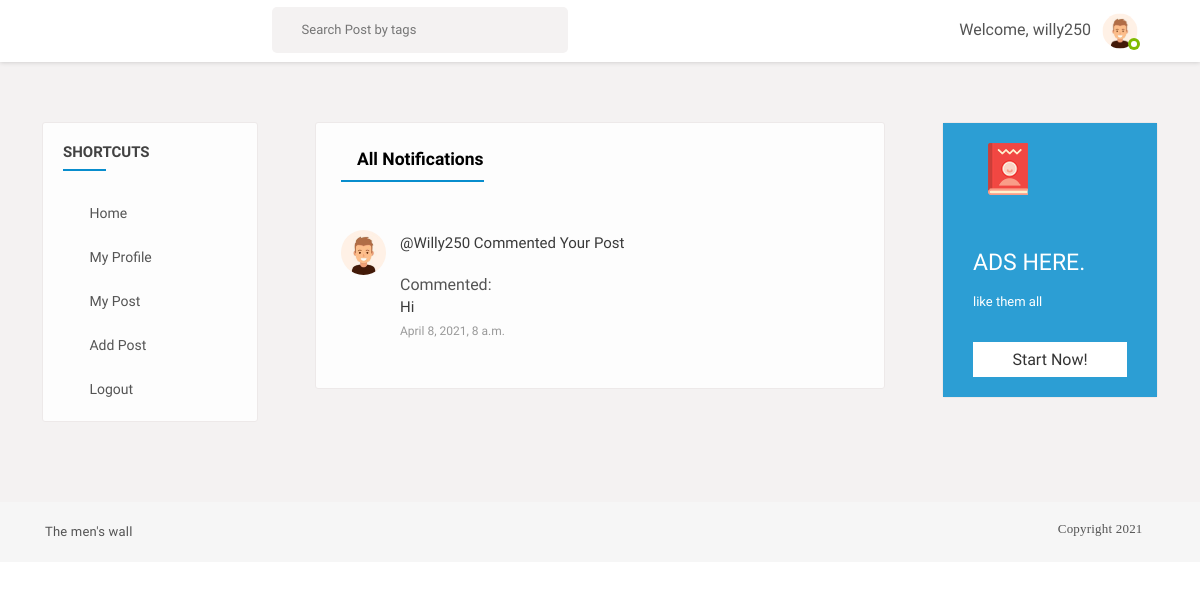
Page /notifications/ (signed in) on the earlier database version.
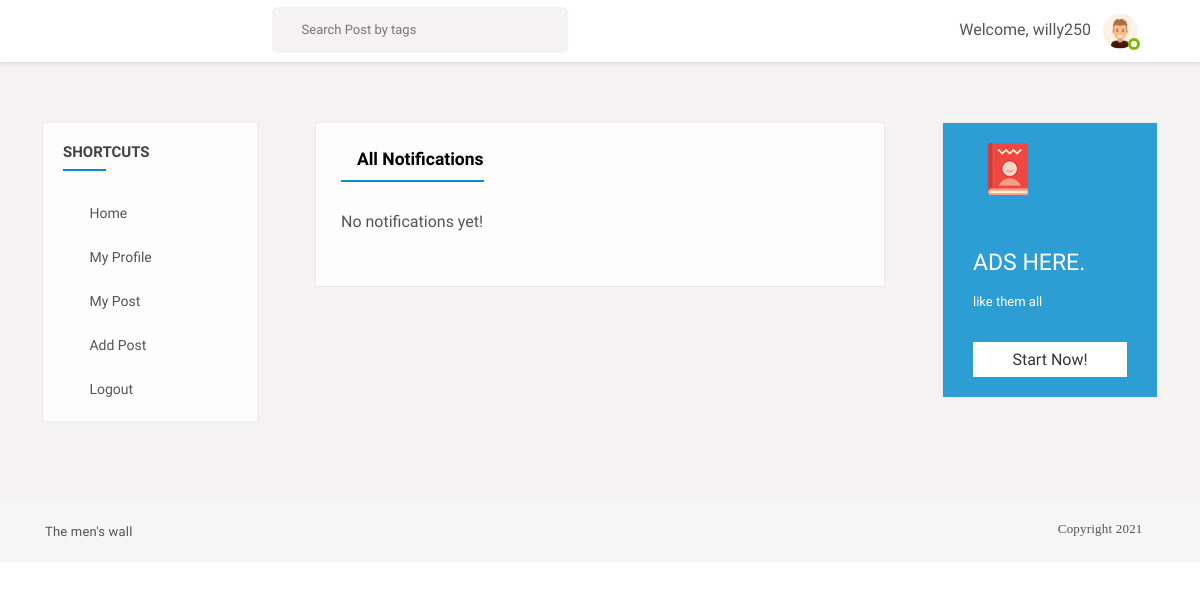
Same page on the later database version.
### feed/models.py (models this page shows)
class Notification(models.Model):
	NOTIFICATION_TYPES = ((1,'Like'),(2,'Comment'))
	post = models.ForeignKey(Post, on_delete=models.CASCADE, related_name="noti_post", blank=True, null=True)
	sender = models.ForeignKey(User, on_delete=models.CASCADE, related_name="noti_from_user")
	user = models.ForeignKey(User, on_delete=models.CASCADE, related_name="noti_to_user")
	notification_type = models.IntegerField(choices=NOTIFICATION_TYPES)
	text_preview = models.CharField(max_length=90, blank=True)
	date = models.DateTimeField(auto_now_add=True)
	is_seen = models.BooleanField(default=False)

### users/models.py (models this page shows, shortened)
class Profile(models.Model):
	user = models.OneToOneField(User, on_delete=models.CASCADE)
	image = models.ImageField(default='default.png', upload_to='profile_pics')
	slug = AutoSlugField(populate_from='user')
	bio = models.CharField(max_length=255, blank=True)
	friends = models.ManyToManyField("Profile", blank=True)

### feed/views.py (the view)
# urls.py: path('notifications/', ShowNOtifications, name='show-notifications'),
@login_required
def ShowNOtifications(request):
	user = request.user
	notifications = Notification.objects.filter(user=user).order_by('-date')
	Notification.objects.filter(user=user, is_seen=False).update(is_seen=True)
	template = loader.get_template('feed/notifications.html')
	context = {
		'notifications': notifications,
	}
	return HttpResponse(template.render(context, request))

### feed/views.py (called while the page is built)
def CountNotifications(request):
	count_notifications = 0
	if request.user.is_authenticated:
		count_notifications = Notification.objects.filter(user=request.user, is_seen=False).count()
	return {'count_notifications':count_notifications}

def GetProfile(request):
	you = ''
	if request.user.is_authenticated:
		p = request.user.profile
		you = p.user
	return {'profile':you}

### feed/templates/feed/notifications.html (shortened to what this page needs)
{% extends "basefeed.html" %}
{% load static %}
{% block content %}
<section>
  <div class="gap gray-bg">
    <div class="container-fluid">
      <div class="row">
        <div class="col-lg-12">
          <div class="row" id="page-contents">
            <div class="col-lg-3">
              <aside class="sidebar static">
                <div class="widget stick-widget">
                  <h4 class="widget-title">Shortcuts</h4>
                  <ul class="naves">
                    <li>
                      <i class="ti-home"></i>
                      <a href="{% url 'home' %}" title="">Home</a>
                    </li>
                    <li>
                      <i class="ti-user"></i>
                      <a href="{% url 'edit_profile' %}" title="">My profile</a>
                    </li>
                    <li>
                      <i class="ti-files"></i>
                      <a href="{% url 'user-posts' request.user.username %}" title="">My post</a>
                    </li>
                    <li>
                      <i class="ti-plus"></i>
                      <a href="{% url 'post-create' %}" title="">Add post</a>
                    </li>
                    <li>
                      <i class="ti-power-off"></i>
                      <a href="{% url 'logout' %}" title="">Logout</a>
                    </li>
                  </ul>
                </div>
              </aside>
            </div>
            <div class="col-lg-6">
                <div class="central-meta">
                    <div class="editing-interest">
                        <h5 class="f-title"><i class="ti-bell"></i>All Notifications </h5>
                        <div class="notification-box">
                            {% if not notifications %}
                                No notifications yet!
                            {% endif %}
                            <ul>
                                {% for notification in notifications %}
                                {% if notification.notification_type == 2 %}
                                <li>
                                    <figure><img src="{{ notification.sender.profile.image.url }}" alt=""></figure>
                                    <div class="notifi-meta">
                                        <p>@{{ notification.sender.username}} Commented your post</p>
                                        <br>
                                        Commented:
                                        <p>{{notification.text_preview}}</p>
                                        <span>{{ notification.date }}</span>
                                    </div>
                                    <a href="{% url 'delete-notification' notification.id %}"><i class="del fa fa-close"></i></a>
                                </li>
                                {% endif %}
                                {% endfor %}
                            </ul>
                        </div>
                    </div>
                </div>
            </div>
            <div class="col-lg-3">
              <aside class="sidebar static">
                <div class="widget friend-list stick-widget">
                  <div class="banner medium-opacity bluesh">
                    <div class="bg-image" style="background-image: url(images/resources/baner-widgetbg.jpg)"></div>
                    <div class="baner-top">
                      <span><img alt="" src="images/book-icon.png"></span>
                      <i class="fa fa-ellipsis-h"></i>
                    </div>
                    <div class="banermeta">
                      <p>
                        Ads Here.
                      </p>
                      <span>like them all</span>
                      <a data-ripple="" title="" href="#">start now!</a>
                    </div>
                  </div>
                </div>
              </aside>
            </div>
          </div>
        </div>
      </div>
    </div>
  </div>
</section>
{% endblock content %}

Differences in the rows shown:
removed Notification: sender.profile.image (placeholder picture), sender.username "Willy250", text_preview "Hi", date "April 8, 2021, 8 a.m."
Other differences:
text now shown: "No notifications yet!"
